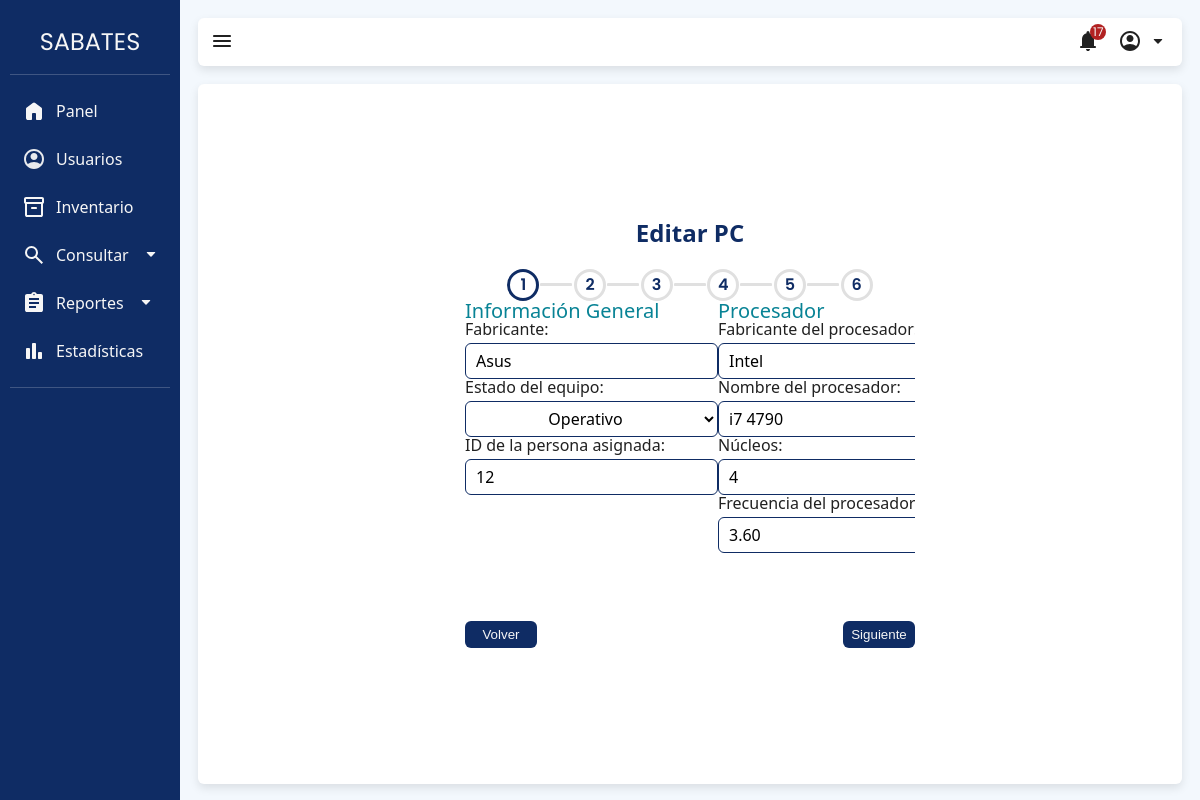
Page /index.php?view=pcFormEdit&action=pc_edit&id=10 (signed in) on the committed database.
### tables this page shows
CREATE TABLE `equipo_informatico` (
  `id_equipo_informatico` int(11) NOT NULL,
  `fabricante_equipo_informatico` varchar(25) NOT NULL,
  `id_estado_equipo` int(11) NOT NULL,
  `id_persona` int(11) DEFAULT NULL
);

CREATE TABLE `procesador` (
  `id_procesador` int(11) NOT NULL,
  `id_equipo_informatico_procesador` int(11) DEFAULT NULL,
  `fabricante_procesador` varchar(15) NOT NULL,
  `nombre_procesador` varchar(30) NOT NULL,
  `nucleos` int(11) NOT NULL,
  `frecuencia` decimal(4,2) NOT NULL,
  `id_estado_pieza_procesador` int(11) NOT NULL
);

### app/models/pcModel.php (called while the page is built, shortened)
<?php
include_once("app\models\DB.php");
class pcModel
{
    private $db;
    public function __construct()
    {
        $this->db = DataBase::getInstance();
    }
    public function readOne($id)
    {
        try {
            $sql = "SELECT ei.*, p.fabricante_procesador, p.nombre_procesador, p.nucleos, p.frecuencia AS frecuencia_procesador,
                           m.modelo_motherboard, m.fabricante_motherboard,
                           f.fabricante_fuente_poder, f.wattage AS wattage_fuente,
                           r.fabricante_ram, r.tipo_ram, r.capacidad_ram, r.frecuencia_ram,
                           a.fabricante_almacenamiento, a.tipo_almacenamiento, a.capacidad_almacenamiento
                    FROM equipo_informatico ei
                    JOIN procesador p ON ei.id_equipo_informatico = p.id_equipo_informatico_procesador
                    JOIN motherboard m ON ei.id_equipo_informatico = m.id_equipo_informatico_motherboard
                    JOIN fuente_poder f ON ei.id_equipo_informatico = f.id_equipo_informatico_fuente
                    JOIN ram r ON ei.id_equipo_informatico = r.id_equipo_informatico_ram
                    JOIN almacenamiento a ON ei.id_equipo_informatico = a.id_equipo_informatico_almacenamiento
                    WHERE ei.id_equipo_informatico = :id";
            $stmt = $this->db->prepare($sql);
            $stmt->bindParam(':id', $id);
            $stmt->execute();
            return $stmt->fetch(PDO::FETCH_ASSOC);
        } catch (PDOException $e) {
            echo "Error: " . $e->getMessage();
            return null;
        }
    }
}

### app/models/DB.php (called while the page is built, shortened)
<?php
class DataBase {
    protected static $instance;
    public static function getInstance() {
        if (!isset(self::$instance)) {
            try {
                $dsn = DB_MANAGER . ":host=" . DB_HOST . ";dbname=" . DB_NAME;
                self::$instance = new PDO($dsn, DB_USER, DB_PASS);
                self::$instance->setAttribute(PDO::ATTR_ERRMODE, PDO::ERRMODE_EXCEPTION);
            } catch (PDOException $e) {
                throw new Exception('Error al conectarse al servidor de BD', 0);
            }
        }
        return self::$instance;
    }
}

### app/views/content/pcFormEdit-view.php (the view, shortened to what this page needs)
<?php
$pcModel = new pcModel();
$pc = $pcModel->readOne($_GET['id']);
?>
<div class="view-box">
	<h3 class="h3">Editar PC</h3>
	<div class="form-box">
		<div class="progressBar">
			<div class="bullet bulletActive">
				<span class="step-number display">1</span>
			</div>
			<div class="bullet">
				<span class="step-number display">2</span>
			</div>
			<div class="bullet">
				<span class="step-number display">3</span>
			</div>
			<div class="bullet">
				<span class="step-number display">4</span>
			</div>
			<div class="bullet">
				<span class="step-number display">5</span>
			</div>
			<div class="bullet">
				<span class="step-number display">6</span>
			</div>
		</div>
		<div class="form-layout">
			<form action="index.php?view=pc&action=pc_update" method="post" class="multi-step-form">
				<fieldset class="page slidePage">
					<legend>
						<h4 class="h4">Información General</h4>
					</legend>
					<div class="pageInputs">
						<label for="fabricante">Fabricante:</label>
						<input type="text" id="fabricante" name="fabricante" class="input" value="<?php echo isset($pc['fabricante_equipo_informatico']) ? $pc['fabricante_equipo_informatico'] : ''; ?>" required>
						<label for="estado">Estado del equipo:</label>
						<select id="estado" name="estado" class="input" required>
							<option value="1" <?php echo isset($pc['id_estado_equipo']) && $pc['id_estado_equipo'] == 1 ? 'selected' : ''; ?>>Operativo</option>
						</select>
						<label for="persona_id">ID de la persona asignada:</label>
						<input type="text" id="persona_id" name="persona_id" class="input" value="<?php echo isset($pc['id_persona']) ? $pc['id_persona'] : ''; ?>" required>
					</div>
				</fieldset>
				<fieldset class="page">
					<legend>
						<h4 class="h4">Procesador</h4>
					</legend>
					<div class="pageInputs">
						<label for="fabricante_procesador">Fabricante del procesador:</label>
						<input type="text" id="fabricante_procesador" name="fabricante_procesador" class="input" value="<?php echo isset($pc['fabricante_procesador']) ? $pc['fabricante_procesador'] : ''; ?>" required>
						<label for="nombre_procesador">Nombre del procesador:</label>
						<input type="text" id="nombre_procesador" name="nombre_procesador" class="input" value="<?php echo isset($pc['nombre_procesador']) ? $pc['nombre_procesador'] : ''; ?>" required>
						<label for="nucleos">Núcleos:</label>
						<input type="text" id="nucleos" name="nucleos" class="input" value="<?php echo isset($pc['nucleos']) ? $pc['nucleos'] : ''; ?>" required>
						<label for="frecuencia_procesador">Frecuencia del procesador (GHz):</label>
						<input type="text" id="frecuencia_procesador" name="frecuencia_procesador" class="input" value="<?php echo isset($pc['frecuencia_procesador']) ? $pc['frecuencia_procesador'] : ''; ?>" required>
					</div>
				</fieldset>
			</form>
		</div>
		<div class="btnArea">
			<button class="button" type="button" onclick="prevStep()">Volver</button>
			<button class="button" type="button" onclick="nextStep()">Siguiente</button>
		</div>
	</div>
</div>

### app/views/css/style.css (style rules this page uses)
:root { --color-primario: #0f2c64; --color-primario-transparente: rgba(var(--color-primario), 0.5); --color-primario-hover: #233d78; --color-background: #f3f8fd; --color-white-hover: #e0e0e0; --color-secundario: #088395; --color-acento: #37b7c3; --color-claro: #f6f6f6; --color-gris: #808080; --color-texto: #212121; --transition-standart: all 0.2s ease; --spacing-medium: 1.125rem; --spacing-small: 0.375rem; --border-radius: 0.375rem; }
body { font-family: 'Segoe UI', Tahoma, Geneva, Verdana, sans-serif; }
.view-box { display: flex; justify-content: center; align-items: center; flex-direction: column; width: 100%; height: calc(100% - 46px - var(--spacing-medium)); background-color: #ffffff; border-radius: var(--border-radius); box-shadow: 0px 4px 10px rgba(0, 0, 0, 0.1); padding: var(--spacing-medium); }
.h3 { color: var(--color-primario); font-weight: 700; font-family: 'Segoe UI', Tahoma, Geneva, Verdana, sans-serif; font-size: 1.5rem; }
.h4 { color: var(--color-secundario); font-weight: 500; font-family: 'Segoe UI', Tahoma, Geneva, Verdana, sans-serif; font-size: 1.25rem; }

### app/views/css/navbar.css (style rules this page uses)
:root { --tran-02: all 0.2s ease; }

### app/views/css/form.css (style rules this page uses)
select { border: solid 1px rgba(0, 0, 0, 0.2); outline: none; height: 36px; width: 100%; text-align: center; border-radius: var(--border-radius); background-color: transparent; font-size: 16px; cursor: pointer; }
.input { width: 100%; height: 36px; background-color: transparent; border: none; outline: none; font-family: "Segoe UI", Tahoma, Geneva, Verdana, sans-serif; border: solid 1px rgba(0, 0, 0, 0.2); border-radius: var(--border-radius); padding: 0 10px; font-size: 16px; }
.input:focus, .input:valid { border: solid 1px var(--color-primario); }
label { display: block; font-family: "Segoe UI", Tahoma, Geneva, Verdana, sans-serif; color: var(--color-texto); font-weight: 400; font-size: 16px; margin-bottom: 6px; }
.btnArea { display: flex; justify-content: space-between; width: 100%; }
.button { cursor: pointer; border: none; border-radius: var(--border-radius); min-width: 72px; padding: 6px 0; background-color: var(--color-primario); color: var(--color-claro); }

### app/views/css/switch.css (style rules this page uses)
:root { --switch-parameter: 21px; }

### app/views/css/multi-step-form.css (style rules this page uses)
:root { --form-size: 450px; --bullet-size: 32px; }
.form-box { width: var(--form-size); display: flex; flex-direction: column; align-items: center; }
legend .h4 { margin-bottom: 0; }
.multi-step-form { display: flex; width: 600%; }
.form-layout { width: var(--form-size); height: fit-content; overflow: hidden; }
.progressBar { display: flex; margin: 20px 0 0; width: calc(var(--form-size) - (var(--form-size) / 9)); justify-content: space-around; }
.bullet { border: solid 3px var(--color-white-hover); border-radius: 50%; height: var(--bullet-size); width: var(--bullet-size); display: flex; justify-content: center; align-items: center; margin-top: 4px; position: relative; transition: var(--transition-standart); }
.bulletActive { border-color: var(--color-primario); }
.bullet::before, .bullet::after { content: ""; position: absolute; background-color: var(--color-white-hover); height: 3px; width: 32px; right: -36px; border-radius: var(--border-radius); }
.bullet:last-child::after, .bullet:last-child::before { display: none; }
.step-number { font-size: 16px; color: var(--color-primario); font-weight: 600; font-family: "poppins", sans-serif; display: none; }
.display { display: block; }
.pageInputs { min-height: 300px; }

### rows in the picture
equipo_informatico: fabricante "Asus", estado "Operativo", persona_id "12", fabricante_procesador "Intel", nombre_procesador "i7 4790", nucleos "4", frecuencia_procesador "3.60"
